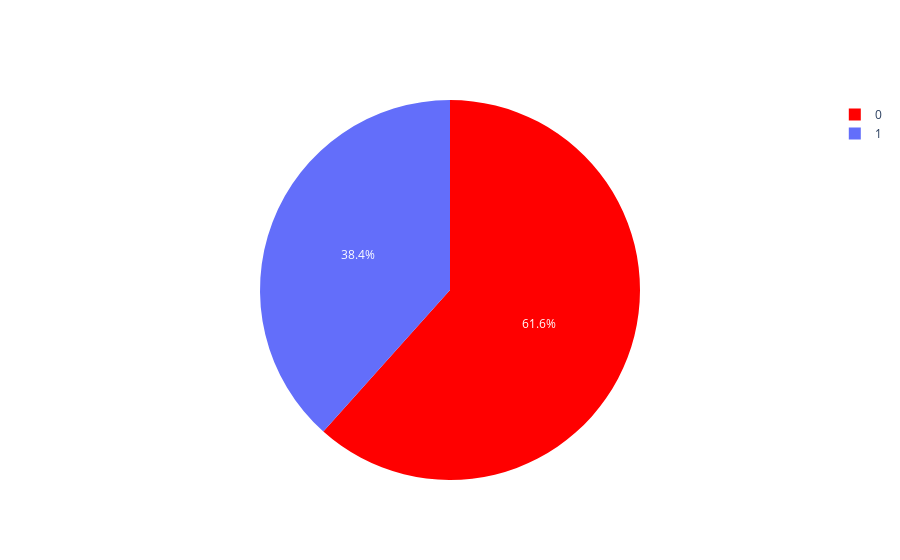

Notebook code for this chart:
### Code cell
#label
lab = df['Survived'].value_counts().keys().tolist()
#values
val = df["Survived"].value_counts().values.tolist()

trace = go.Pie(
    labels = lab,
    values = val,
    marker = dict(colors = ['red']),
    hoverinfo = "value",
)

data =[trace]

layout = go.Layout(title = 'Survived Distribution')

fig = go.Figure(data = data, layout = layout)

iplot(data)

### Figure 1 — Plotly figure (JSON) as saved in the notebook; plotly's stock layout.template omitted (floating-point values rounded to 4 significant figures)
{"data": [{"marker": {"colors": ["red"]}, "values": [549, 342], "labels": [0, 1], "type": "pie", "hoverinfo": "value"}], "layout": {}}
